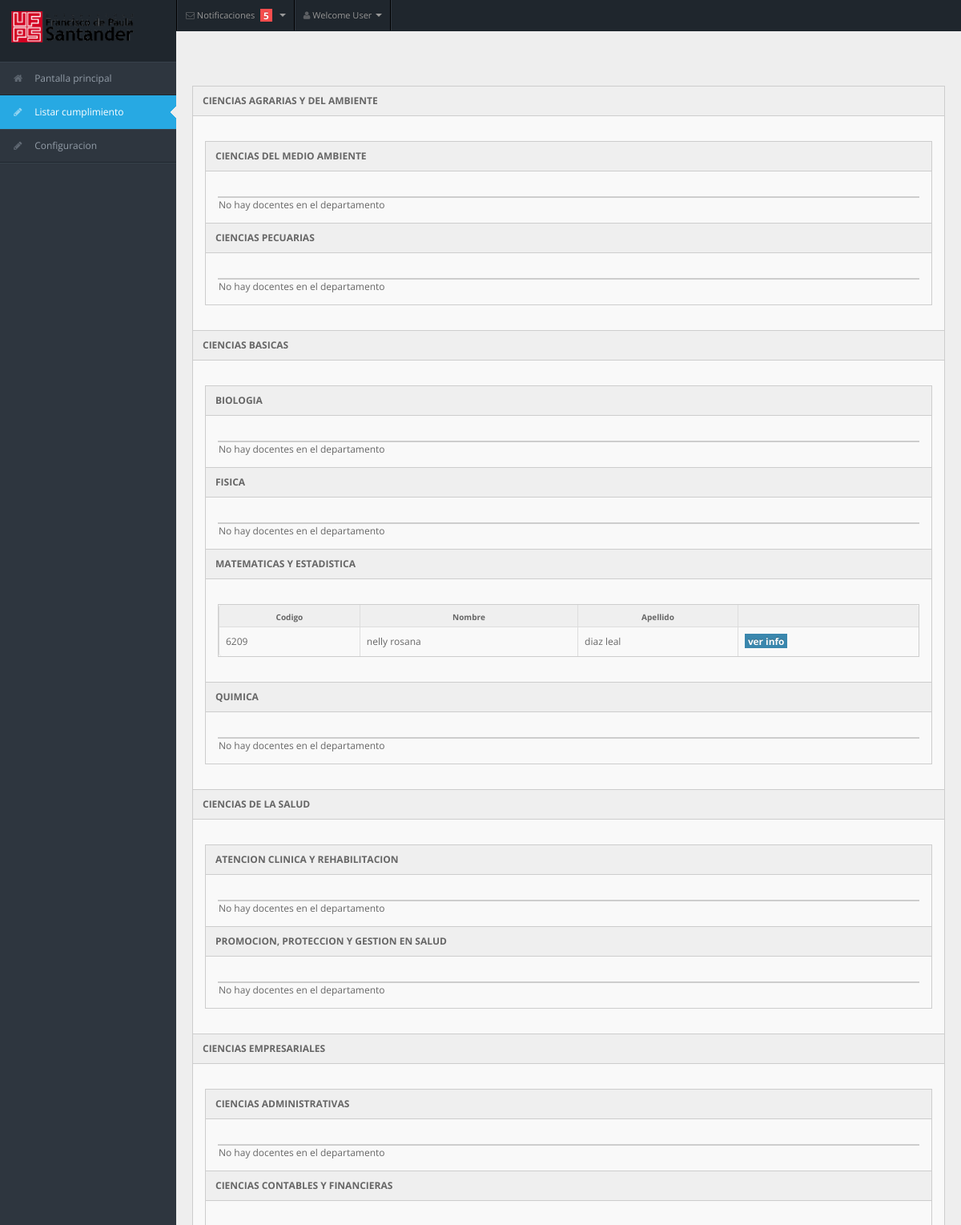
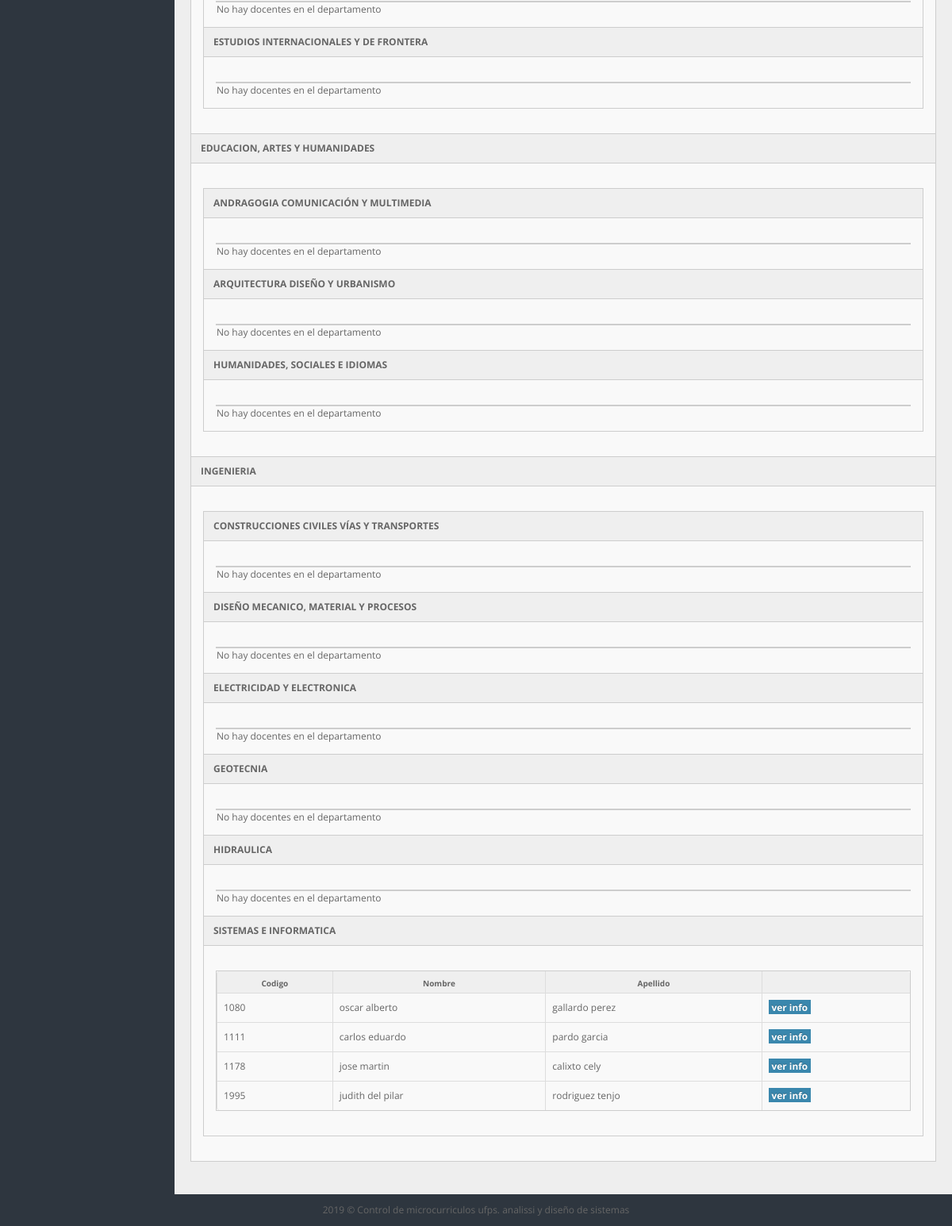
The page /views/admin/seguimientodocente.php on the database its author committed (2 pictures, top to bottom).
### tables this page shows
CREATE TABLE `departamento` (
  `nombre` varchar(50) NOT NULL,
  `nombre_facultad` varchar(50) NOT NULL
);

CREATE TABLE `persona` (
  `codigo` int(11) NOT NULL,
  `nombre` varchar(50) NOT NULL,
  `apellidos` varchar(50) NOT NULL,
  `correo` varchar(50) NOT NULL,
  `contrasena` varchar(255) NOT NULL,
  `tipo` int(11) NOT NULL
);

### model/DAO/facultadDAO.php (called while the page is built, shortened)
<?php
class facultadDAO {
    public function listar() {
        $conexion = new Conexion();
        $consulta = $conexion->prepare('SELECT * FROM facultad');
        $consulta->execute();
        $tabla_datos = $consulta->fetchAll(PDO::FETCH_ASSOC);
        $astraba = array();
        foreach ($tabla_datos as $con => $valor) {
            $ces = $tabla_datos[$con]["nombre"];
            array_push($astraba, $ces);
        }
        return $astraba;
    }
}

### controllers/consultaseguimientocontroller.php (called while the page is built, shortened)
<?php
require_once '../../model/DAO/facultadDAO.php';
require_once '../../model/DAO/departamentoDAO.php';
require_once '../../model/DTO/departamentoDTO.php';
require_once '../../model/DAO/docenteDAO.php';
require_once '../../model/DAO/personaDAO.php';
require_once '../../model/DTO/personaDTO.php';
require_once '../../model/DAO/docenteDAO.php';
class consultaController {
    public function listaDocente() {
        $facdao = new facultadDAO();
        $depdao = new departamentoDAO();
        $docdao = new docenteDAO();
        $perdao = new personaDAO();
        $facultades = $facdao->listar();
        $consulta = array();
        foreach ($facultades as $facultad) {
            $departamentos = $depdao->consultarporFacultad($facultad);
            $combo = array();
            foreach ($departamentos as $departamento) {
                $docentes = $docdao->consultarDepartamento($departamento->getNombre());
                $personas = array();
                foreach ($docentes as $docente) {
                    $persona = $perdao->consultar($docente->getCodigo_persona());
                    array_push($personas, $persona);
                }
                array_push($combo, array("dep" => $departamento, "pers" => $personas));
            }
            array_push($consulta, array("fac" => $facultad, "dep" => $combo));
        }
        return $consulta;
    }
}
?>

### model/DAO/departamentoDAO.php (called while the page is built, shortened)
<?php
class departamentoDAO {
    public function consultarporFacultad($id) {
        $conexion = new Conexion();
        $consulta = $conexion->prepare('SELECT * FROM departamento WHERE nombre_facultad =:idc');
        $consulta->bindParam(':idc', $id);
        $consulta->execute();
        $tabla_datos = $consulta->fetchAll(PDO::FETCH_ASSOC);
        $astraba = array();
        foreach ($tabla_datos as $con => $valor) {
            $ces = new departamentoDTO();
            $ces->setNombre($tabla_datos[$con]["nombre"]);
            $ces->setNombre_facultad($tabla_datos[$con]["nombre_facultad"]);
            array_push($astraba, $ces);
        }
        return $astraba;
    }
}

### model/DAO/docenteDAO.php (called while the page is built, shortened)
<?php
class docenteDAO {
    public function consultarDepartamento($id) {
        $conexion = new Conexion();
        $consulta = $conexion->prepare('SELECT * FROM docente WHERE nombre_departamento= :idc');
        $consulta->bindParam(':idc', $id);
        $consulta->execute();
        $tabla_datos = $consulta->fetchAll(PDO::FETCH_ASSOC);
        $asct = array();
        foreach ($tabla_datos as $con => $valor) {
            $ces = new docenteDTO();
            $ces->setId($tabla_datos[$con]["id"]);
            $ces->setCodigo_persona($tabla_datos[$con]["codigo_persona"]);
            $ces->setNombre_departamento($tabla_datos[$con]["nombre_departamento"]);
            array_push($asct, $ces);
        }
        return $asct;
    }
}

### model/DAO/personaDAO.php (called while the page is built, shortened)
<?php
require_once '../../model/DTO/personaDTO.php';
class personaDAO {
    public function consultar($id) {
        $conexion = new Conexion();
        $consulta = $conexion->prepare('SELECT * FROM persona WHERE codigo= :idc');
        $consulta->bindParam(':idc', $id);
        $consulta->execute();
        $tabla_datos = $consulta->fetchAll(PDO::FETCH_ASSOC);
        $ces = null;
        if (count($tabla_datos) == 1) {
            foreach ($tabla_datos as $con => $valor) {
                $ces = new personaDTO();
                $ces->setCodigo($tabla_datos[$con]["codigo"]);
                $ces->setNombre($tabla_datos[$con]["nombre"]);
                $ces->setApellido($tabla_datos[$con]["apellidos"]);
                $ces->setCorreo($tabla_datos[$con]["correo"]);
                $ces->setContrasena($tabla_datos[$con]["contrasena"]);
                $ces->setTipo($tabla_datos[$con]["tipo"]);
            }
            return $ces;
        } else {
            return null;
        }
    }
}

### model/DTO/departamentoDTO.php (called while the page is built, shortened)
<?php
class departamentoDTO {
    private $nombre;
    function getNombre() {
        return $this->nombre;
    }
    function setNombre($nombre) {
        $this->nombre = $nombre;
    }
}

### model/DTO/personaDTO.php (called while the page is built, shortened)
<?php
class personaDTO {
    private $codigo;
    private $nombre;
    private $apellido;
    function getCodigo() {
        return $this->codigo;
    }
    function getNombre() {
        return $this->nombre;
    }
    function getApellido() {
        return $this->apellido;
    }
    function setCodigo($codigo) {
        $this->codigo = $codigo;
    }
    function setNombre($nombre) {
        $this->nombre = $nombre;
    }
    function setApellido($apellido) {
        $this->apellido = $apellido;
    }
}

### views/admin/seguimientodocente.php (the view, shortened to what this page needs)
<!DOCTYPE html>
<html lang="en">
    <?php
    require_once '../../controllers/consultaseguimientocontroller.php';
    $algo = new consultaController();
    $list = $algo->listaDocente();
    ?>
    <head>
        <link rel="stylesheet" href="../css/bootstrap.min.css" />
        <link rel="stylesheet" href="../css/bootstrap-responsive.min.css" />
        <link rel="stylesheet" href="../css/fullcalendar.css" />
        <link rel="stylesheet" href="../css/matrix-style.css" />
        <link rel="stylesheet" href="../css/matrix-media.css" />
        <link href="../font-awesome/css/font-awesome.css" rel="stylesheet" />
        <link rel="stylesheet" href="../css/jquery.gritter.css" />
    </head>
    <body>
        <?php
        include("../includes/navadmin.php");
        include("../includes/sideadmin.php");
        ?>
        <div id="content">
            <div class="container-fluid">
                <div class="row-fluid">
                    <div class="span6">
                    </div>
                    <div class="widget-box collapsible">
                        <?php
                        $cont = 1;
                        $flag = "fac";
                        foreach ($list as $facultad) {
                            $show = $flag . $cont;
                            ?>
                            <div class="widget-title">
                                <a data-toggle="collapse" href="#collapse<?php echo $show; ?>">
                                    <h5><?php echo $facultad['fac']; ?></h5>
                                </a>
                            </div>
                            <div id="collapse<?php echo $show; ?>" class="collapse in">
                                <div class="widget-content">
                                    <div class="widget-box collapsible">
                                        <?php
                                        $flad = 'dep';
                                        $cond = 1;
                                        foreach ($facultad['dep'] as $departamento) {
                                            $colld = $flad . $cond;
                                            ?>
                                            <div class="widget-title">
                                                <a data-toggle="collapse" href="#collapse<?php echo $colld; ?>">
                                                    <h5> <?php echo $departamento['dep']->getNombre(); ?> </h5>
                                                </a>
                                            </div>
                                            <div id="collapse<?php echo $colld; ?>" class="collapse in">
                                                <div class="widget-content">
                                                    <div class="widget-box">
                                                        <div class="widget-content nopadding">
                                                            <?php
                                                            if (!count($departamento['pers']) == 0) {
                                                                ?>
                                                                <table class="table table-bordered table-striped">
                                                                    <thead>
                                                                        <tr>
                                                                            <th>Codigo</th>
                                                                            <th>Nombre</th>
                                                                            <th>Apellido</th>
                                                                            <th></th>
                                                                        </tr>
                                                                    </thead>
                                                                    <tbody>
                                                                        <?php foreach ($departamento['pers'] as $persona) {
                                                                            ?>
                                                                            <tr class="odd gradeA">
                                                                                <td><?php echo $persona->getCodigo(); ?> </td>
                                                                                <td><?php echo $persona->getNombre(); ?> </td>
                                                                                <td><?php echo $persona->getApellido(); ?>  </td>
                                                                                <td>
                                                                                    <a href="materiadocente.php?cod=<?php echo $persona->getCodigo() ?>">
                                                                                        <span class="label label-info">ver info</span>
                                                                                    </a>
                                                                                </td>
                                                                            </tr>
                                                                        <?php } ?>
                                                                    </tbody>
                                                                </table>
                                                            <?php } else { ?>
                                                                <div class="span6">
                                                                    No hay docentes en el departamento
                                                                </div>
                                                            <?php } ?>
                                                        </div>
                                                    </div>
                                                </div>
                                            </div>
                                            <?php
                                            $cond++;
                                        }
                                        ?>
                                    </div>
                                </div>
                            </div>
                            <?php
                            $cont++;
                        }
                        ?>
                    </div>
                </div>
            </div>
        </div>
        <?php
        include("../includes/footer.php");
        ?>
    </body>
</html>

### rows shown on the page
departamento: nombre "CIENCIAS DEL MEDIO AMBIENTE"
departamento: nombre "CIENCIAS PECUARIAS"
departamento: nombre "BIOLOGIA"
departamento: nombre "FISICA"
departamento: nombre "MATEMATICAS Y ESTADISTICA"
persona: codigo "6209", nombre "nelly rosana", apellidos "diaz leal"
departamento: nombre "QUIMICA"
departamento: nombre "ATENCION CLINICA Y REHABILITACION"
departamento: nombre "PROMOCION, PROTECCION Y GESTION EN SALUD"
departamento: nombre "CIENCIAS ADMINISTRATIVAS"
departamento: nombre "CIENCIAS CONTABLES Y FINANCIERAS"
departamento: nombre "ESTUDIOS INTERNACIONALES Y DE FRONTERA"
departamento: nombre "ANDRAGOGIA COMUNICACIÓN Y MULTIMEDIA"
departamento: nombre "ARQUITECTURA DISEÑO Y URBANISMO"
departamento: nombre "HUMANIDADES, SOCIALES E IDIOMAS"
departamento: nombre "CONSTRUCCIONES CIVILES VÍAS Y TRANSPORTES"
departamento: nombre "DISEÑO MECANICO, MATERIAL Y PROCESOS"
departamento: nombre "ELECTRICIDAD Y ELECTRONICA"
departamento: nombre "GEOTECNIA"
departamento: nombre "HIDRAULICA"
departamento: nombre "SISTEMAS E INFORMATICA"
persona: codigo "1080", nombre "oscar alberto", apellidos "gallardo perez"
persona: codigo "1111", nombre "carlos eduardo", apellidos "pardo garcia"
persona: codigo "1178", nombre "jose martin", apellidos "calixto cely"
persona: codigo "1995", nombre "judith del pilar", apellidos "rodriguez tenjo"

### other values the page prints
$facultad['fac'] "CIENCIAS AGRARIAS Y DEL AMBIENTE"
$facultad['fac'] "CIENCIAS BASICAS"
$facultad['fac'] "CIENCIAS DE LA SALUD"
$facultad['fac'] "CIENCIAS EMPRESARIALES"
$facultad['fac'] "EDUCACION, ARTES Y HUMANIDADES"
$facultad['fac'] "INGENIERIA"
